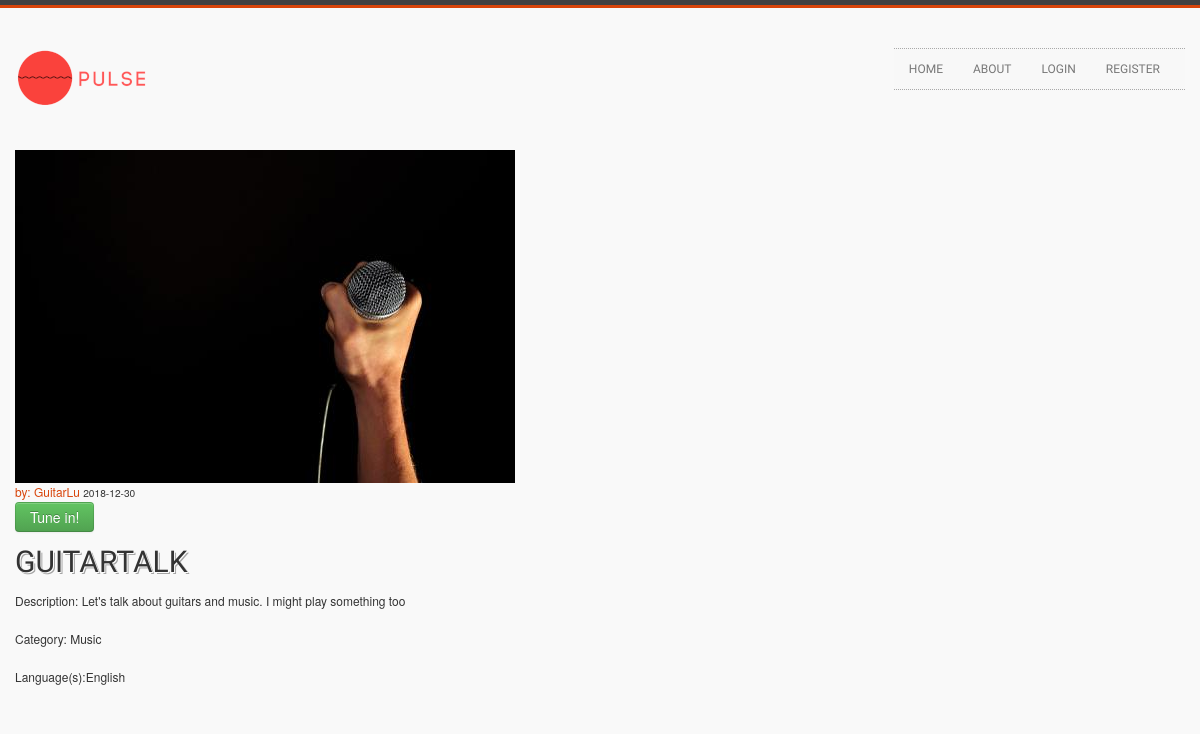
The page /show/8 on the database its author committed.
### flask_platform/models.py (models this page shows, shortened)
class User(db.Model, UserMixin):
    id = db.Column(db.Integer, primary_key=True)
    username = db.Column(db.String(20), unique=True, nullable=False)
    email = db.Column(db.String(120), unique=True, nullable=False)
    image_file = db.Column(db.String(20), nullable=False, default='default.jpeg')
    password = db.Column(db.String(60), nullable=False)
    about = db.Column(db.String(200), unique=False, nullable=False)
    country  = db.Column(db.String(40), unique=False, nullable=False)
    languages = db.Column(db.String(120), unique=False, nullable=False)
    shows = db.relationship('Show', backref='author', lazy=True)

class Show(db.Model):
    id = db.Column(db.Integer, primary_key=True)
    title = db.Column(db.String(100), nullable=False)
    date_posted = db.Column(db.DateTime, nullable=False, default=datetime.utcnow)
    description = db.Column(db.Text, nullable=False)
    category = db.Column(db.Text, nullable=False)
    show_language = db.Column(db.Text, nullable=False)
    user_id = db.Column(db.Integer, db.ForeignKey('user.id'), nullable=False)

### flask_platform/shows/routes.py (the view)
@shows.route("/show/<int:show_id>")
def show(show_id):
    show = Show.query.get_or_404(show_id)
    return render_template('show.html', title=show.title, show=show)

### flask_platform/templates/show.html (shortened to what this page needs)
{% extends "layout.html" %}
{% block content %}
  <article class="media content-section">
    <img class="rounded-circle article-img" src="{{ url_for('static', filename='profile_pics/' + show.author.image_file) }}">
    <div class="media-body">
      <div class="article-metadata">
        <a class="mr-2" href="{{ url_for('users.user_shows', username=show.author.username) }}">by: {{ show.author.username }}</a>
        <small class="text-muted">{{ show.date_posted.strftime('%Y-%m-%d') }}</small>
        <div>
        {% if show.author == current_user %}
          <a class="btn btn-success btn-sm mt-1 mb-1" href="{{ url_for('shows.host_show', show_id=show.id) }}">Go Live!</a>
          <a class="btn btn-secondary btn-sm mt-1 mb-1" href="{{ url_for('shows.update_show', show_id=show.id) }}">Update</a>
          <button type="button" class="btn btn-danger btn-sm m-1" data-toggle="modal" data-target="#deleteModal">Delete</button>
        {% else %}
          <a class="btn btn-success btn-sm mt-1 mb-1" href="{{ url_for('shows.join_show', show_id=show.id) }}">Tune in!</a>
        {% endif %}
        </div>
      </div>
      <h2 class="article-title">{{ show.title }}</h2>
      <p class="article-content">Description: {{ show.description }}</p>
      <p class="article-content">Category: {{ show.category }}</p>
      <p class="article-content">Language(s):{{ show.show_language }}</p>
    </div>
  </article>
{% endblock content %}

### flask_platform/static/custom-styles.css (style rules this page uses)
html, body { font-size:12px; line-height:18px; height: 100%; }
body { background: #f9f9f9 }
h1, h2, h3, h4 , h5, h6 { font-family: "Oswald", sans-serif; font-weight: normal; text-transform:uppercase; }
h1, h2, h3, h4, h5 { text-shadow: 1px 1px 0 #fdfdfd, 2px 2px 0 rgba(81, 81, 81, 0.5), 0 0 1px #fdfdfd; }
a, a:hover { color:#d8450b; }
p { margin-bottom: 20px; }

### rows shown on the page
User: image_file (picture), author.username "GuitarLu"
Show: date_posted "2018-12-30", title "GUITARTALK", description "Let's talk about guitars and music. I might play something too", category "Music", show_language "English"
